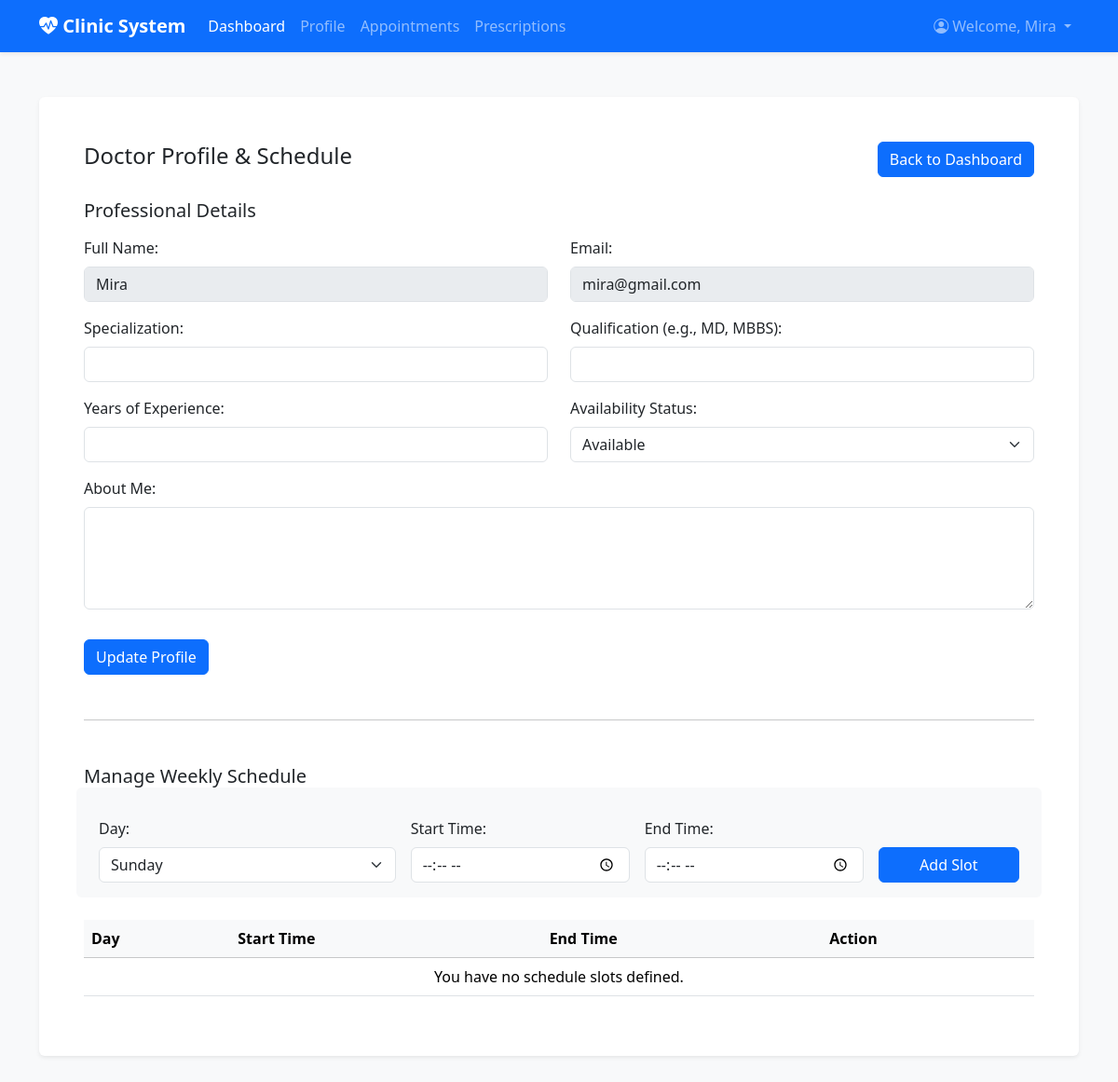
The app's page /Doctor/profile.php (signed in) with its own data.
### tables this page shows
CREATE TABLE `doctors` (
  `doctor_id` int(11) NOT NULL,
  `user_id` int(11) DEFAULT NULL,
  `specialization` varchar(100) DEFAULT NULL,
  `qualification` varchar(150) DEFAULT NULL,
  `years_of_experience` int(11) DEFAULT NULL,
  `about` text DEFAULT NULL,
  `availability_status` enum('available','unavailable') DEFAULT 'available'
);

CREATE TABLE `users` (
  `user_id` int(11) NOT NULL,
  `full_name` varchar(100) DEFAULT NULL,
  `email` varchar(100) DEFAULT NULL,
  `password_hash` varchar(255) DEFAULT NULL,
  `phone` varchar(20) DEFAULT NULL,
  `gender` enum('Male','Female','Other') DEFAULT NULL,
  `date_of_birth` date DEFAULT NULL,
  `role` enum('doctor','patient','admin') DEFAULT NULL,
  `created_at` timestamp NOT NULL DEFAULT current_timestamp()
);

### Doctor/profile.php (the view, shortened to what this page needs)
<?php
include '../header.php';
$user_id = $_SESSION['user_id']; $message = ''; $message_type = ''; $schedule_message = ''; $schedule_message_type = '';
$doctor_id = $conn->query("SELECT doctor_id FROM doctors WHERE user_id = $user_id")->fetch_assoc()['doctor_id'];
$doctor = $conn->query("SELECT u.full_name, u.email, d.* FROM users u JOIN doctors d ON u.user_id = d.user_id WHERE u.user_id = $user_id")->fetch_assoc();
$schedules_result = $conn->query("SELECT * FROM schedules WHERE doctor_id = $doctor_id ORDER BY FIELD(available_day, 'Sunday', 'Monday', 'Tuesday', 'Wednesday', 'Thursday', 'Friday', 'Saturday')");
?>
<!DOCTYPE html>
<html lang="en">
<head>
    <link href="https://cdn.jsdelivr.net/npm/bootstrap@5.3.3/dist/css/bootstrap.min.css" rel="stylesheet">
    <link href="https://cdn.jsdelivr.net/npm/bootstrap-icons@1.11.3/font/bootstrap-icons.min.css" rel="stylesheet">
</head>
<body>
    <div class="container my-5">
        <div class="card shadow-sm border-0">
            <div class="card-body p-5">
                <div class="d-flex justify-content-between align-items-center mb-4">
                    <h2 class="h4">Doctor Profile & Schedule</h2>
                    <a href="../dashboard.php" class="btn btn-primary">Back to Dashboard</a>
                </div>
                <form action="profile.php" method="POST">
                    <h5 class="mb-3">Professional Details</h5>
                    <div class="row">
                        <div class="col-md-6 mb-3"><label class="form-label">Full Name:</label><input type="text" class="form-control" value="<?php echo htmlspecialchars($doctor['full_name']); ?>" disabled></div>
                        <div class="col-md-6 mb-3"><label class="form-label">Email:</label><input type="email" class="form-control" value="<?php echo htmlspecialchars($doctor['email']); ?>" disabled></div>
                        <div class="col-md-6 mb-3"><label for="specialization" class="form-label">Specialization:</label><input type="text" class="form-control" id="specialization" name="specialization" value="<?php echo htmlspecialchars($doctor['specialization']); ?>" required></div>
                        <div class="col-md-6 mb-3"><label for="qualification" class="form-label">Qualification (e.g., MD, MBBS):</label><input type="text" class="form-control" id="qualification" name="qualification" value="<?php echo htmlspecialchars($doctor['qualification']); ?>" required></div>
                        <div class="col-md-6 mb-3"><label for="years_of_experience" class="form-label">Years of Experience:</label><input type="number" class="form-control" id="years_of_experience" name="years_of_experience" value="<?php echo htmlspecialchars($doctor['years_of_experience']); ?>" required></div>
                        <div class="col-md-6 mb-3"><label for="availability_status" class="form-label">Availability Status:</label><select id="availability_status" name="availability_status" class="form-select" required><option value="available" <?php echo ($doctor['availability_status'] == 'available') ? 'selected' : ''; ?>>Available</option><option value="unavailable" <?php echo ($doctor['availability_status'] == 'unavailable') ? 'selected' : ''; ?>>Unavailable</option></select></div>
                        <div class="col-12 mb-3"><label for="about" class="form-label">About Me:</label><textarea class="form-control" id="about" name="about" rows="4"><?php echo htmlspecialchars($doctor['about']); ?></textarea></div>
                    </div>
                    <button type="submit" class="btn btn-primary mt-3">Update Profile</button>
                </form>
                <hr class="my-5">
                <h5 class="mb-3">Manage Weekly Schedule</h5>
                <form action="profile.php" method="POST" class="row g-3 align-items-end p-3 bg-light rounded mb-4">
                    <div class="col-md-4"><label for="available_day" class="form-label">Day:</label><select id="available_day" name="available_day" class="form-select" required><option value="Sunday">Sunday</option></select></div>
                    <div class="col-md-3"><label for="start_time" class="form-label">Start Time:</label><input type="time" class="form-control" id="start_time" name="start_time" required></div>
                    <div class="col-md-3"><label for="end_time" class="form-label">End Time:</label><input type="time" class="form-control" id="end_time" name="end_time" required></div>
                    <div class="col-md-2"><button type="submit" class="btn btn-primary w-100">Add Slot</button></div>
                </form>
                <div class="table-responsive">
                    <table class="table table-hover align-middle">
                        <thead class="table-light"><tr><th>Day</th><th>Start Time</th><th>End Time</th><th>Action</th></tr></thead>
                        <tbody>
                        <?php
                        if ($schedules_result->num_rows > 0) {
                            while($row = $schedules_result->fetch_assoc()) {
                                echo "<tr><td>" . htmlspecialchars($row['available_day']) . "</td>";
                                echo "<td>" . htmlspecialchars(date('h:i A', strtotime($row['start_time']))) . "</td>";
                                echo "<td>" . htmlspecialchars(date('h:i A', strtotime($row['end_time']))) . "</td>";
                                echo "<td><a class='btn btn-sm btn-outline-danger' href='profile.php?action=delete_schedule&id=" . $row['schedule_id'] . "' onclick='return confirm(\"Are you sure?\");'><i class='bi bi-trash'></i></a></td></tr>";
                            }
                        } else echo "<tr><td colspan='4' class='text-center'>You have no schedule slots defined.</td></tr>";
                        ?>
                        </tbody>
                    </table>
                </div>
            </div>
        </div>
    </div>
</body>
</html>

### Assets/css/layout.css (style rules this page uses)
body { background-color: #f8f9fa; }
.card { border: 0; box-shadow: 0 4px 12px rgba(0, 0, 0, 0.05); }

### Doctor/profile.php (style rules this page uses)
body { background-color: #f8f9fa; }

### records on screen
doctors: user.full_name "Mira", user.email "mira@gmail.com", availability_status "Available"

### other values on screen
$_SESSION['full_name'] "Mira"
